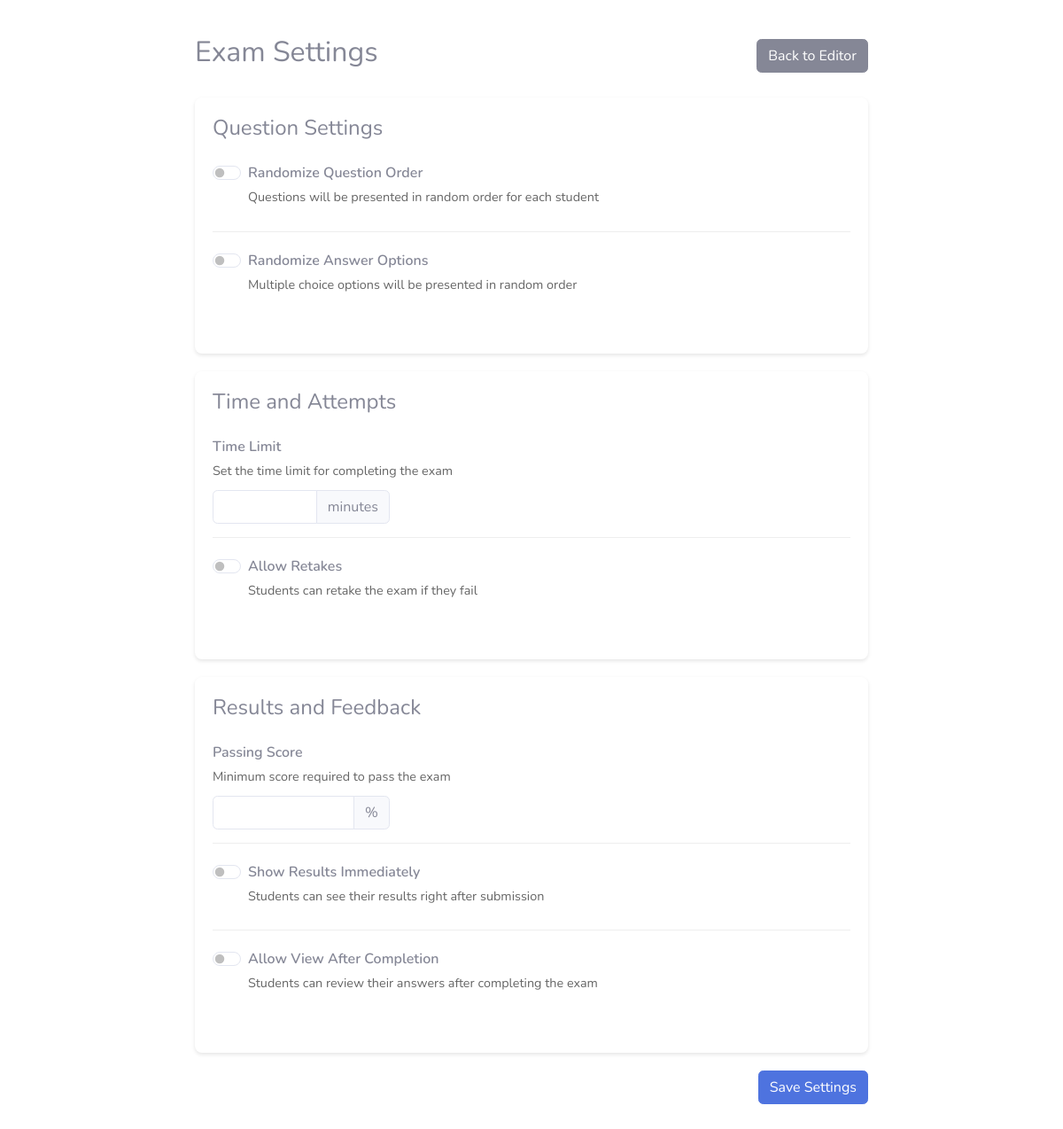
The app's page /admin/exam_settings.php?exam_id=6, older data.
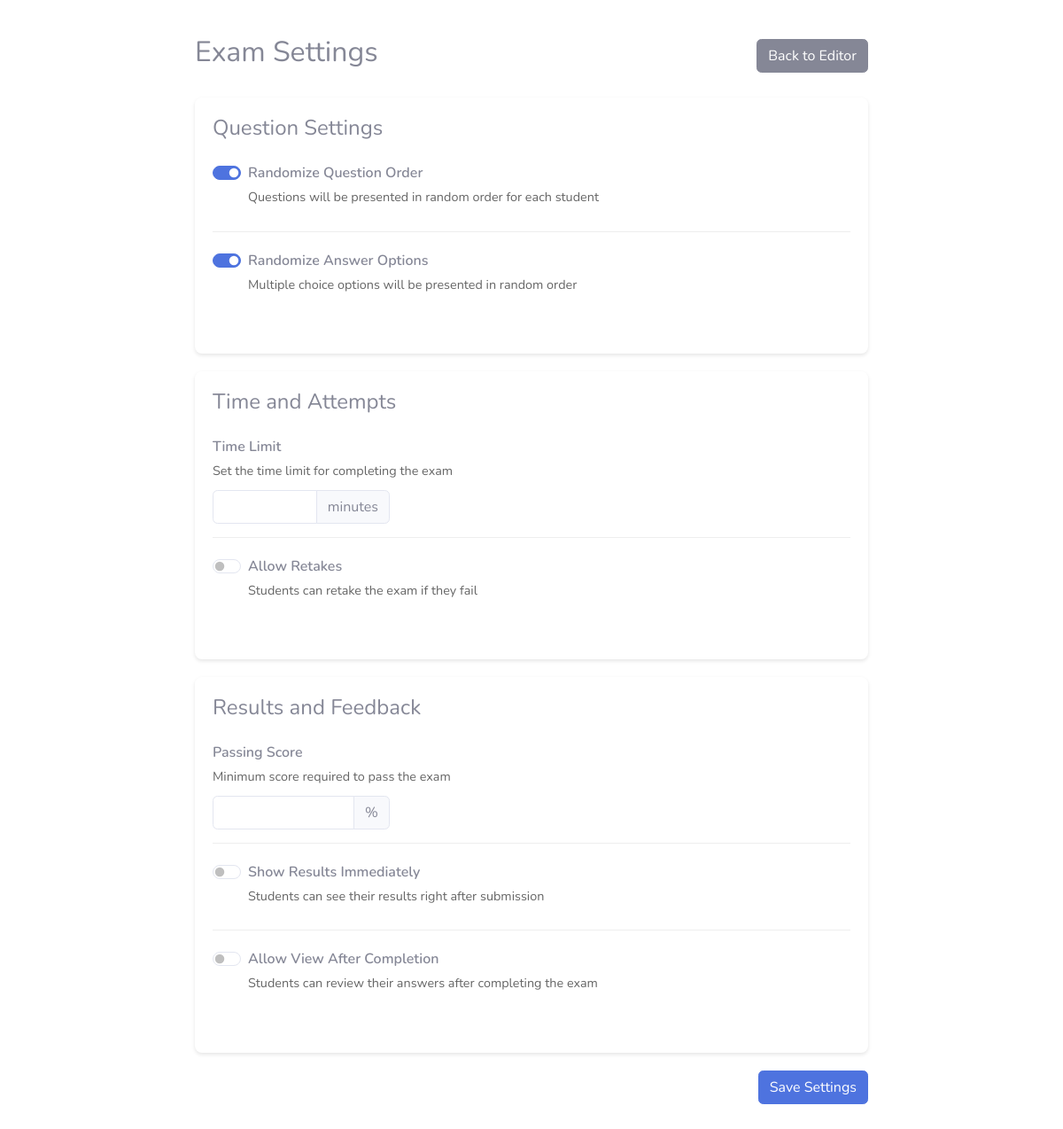
The same page, newer data.
### tables this page shows
CREATE TABLE `exam_settings` (
  `exam_id` int NOT NULL,
  `randomize_questions` tinyint(1) DEFAULT '0',
  `randomize_options` tinyint(1) DEFAULT '0',
  `allow_view_after` tinyint(1) DEFAULT '0',
  `time_limit` int DEFAULT NULL,
  `passing_score` int DEFAULT NULL,
  `show_results_immediately` tinyint(1) DEFAULT '0',
  `allow_retake` tinyint(1) DEFAULT '0',
  `max_attempts` int DEFAULT '1',
  `created_at` timestamp NULL DEFAULT CURRENT_TIMESTAMP,
  `updated_at` timestamp NULL DEFAULT CURRENT_TIMESTAMP ON UPDATE CURRENT_TIMESTAMP
);

### admin/exam_settings.php (the view, shortened to what this page needs)
<?php
include_once __DIR__ . '/../config/config.php';
$exam_id = $_GET['exam_id'] ?? null;
$stmt = $conn->prepare("
    SELECT e.*, es.*
    FROM exams e
    LEFT JOIN exam_settings es ON e.exam_id = es.exam_id
    WHERE e.exam_id = ?
");
$stmt->bind_param("i", $exam_id);
$stmt->execute();
$result = $stmt->get_result();
$exam = $result->fetch_assoc();
?>
<!DOCTYPE html>
<html lang="en">
<head>
    <link rel="stylesheet" href="assets/bootstrap/css/bootstrap.min.css">
    <link rel="stylesheet" href="assets/css/styles.min.css">
</head>
<body>
    <div class="settings-container">
        <div class="d-flex justify-content-between align-items-center mb-4">
            <h2>Exam Settings</h2>
            <a href="test2.php?exam_id=<?php echo $exam_id; ?>" class="btn btn-secondary">Back to Editor</a>
        </div>
        <form id="settingsForm" method="POST">
            <div class="settings-card">
                <h4 class="mb-4">Question Settings</h4>
                <div class="setting-group">
                    <div class="form-check form-switch">
                        <input class="form-check-input" type="checkbox" id="randomizeQuestions"
                               name="randomize_questions" <?php echo $exam['randomize_questions'] ? 'checked' : ''; ?>>
                        <label class="form-check-label" for="randomizeQuestions">
                            <div class="setting-title">Randomize Question Order</div>
                            <div class="setting-description">Questions will be presented in random order for each student</div>
                        </label>
                    </div>
                </div>
                <div class="setting-group">
                    <div class="form-check form-switch">
                        <input class="form-check-input" type="checkbox" id="randomizeOptions"
                               name="randomize_options" <?php echo $exam['randomize_options'] ? 'checked' : ''; ?>>
                        <label class="form-check-label" for="randomizeOptions">
                            <div class="setting-title">Randomize Answer Options</div>
                            <div class="setting-description">Multiple choice options will be presented in random order</div>
                        </label>
                    </div>
                </div>
            </div>
            <div class="settings-card">
                <h4 class="mb-4">Time and Attempts</h4>
                <div class="setting-group">
                    <div class="setting-title">Time Limit</div>
                    <div class="setting-description">Set the time limit for completing the exam</div>
                    <div class="input-group" style="max-width: 200px;">
                        <input type="number" class="form-control" name="time_limit"
                               value="<?php echo $exam['time_limit']; ?>" min="0">
                        <span class="input-group-text">minutes</span>
                    </div>
                </div>
                <div class="setting-group">
                    <div class="form-check form-switch">
                        <input class="form-check-input" type="checkbox" id="allowRetake"
                               name="allow_retake" <?php echo $exam['allow_retake'] ? 'checked' : ''; ?>>
                        <label class="form-check-label" for="allowRetake">
                            <div class="setting-title">Allow Retakes</div>
                            <div class="setting-description">Students can retake the exam if they fail</div>
                        </label>
                    </div>
                </div>
            </div>
            <div class="settings-card">
                <h4 class="mb-4">Results and Feedback</h4>
                <div class="setting-group">
                    <div class="setting-title">Passing Score</div>
                    <div class="setting-description">Minimum score required to pass the exam</div>
                    <div class="input-group" style="max-width: 200px;">
                        <input type="number" class="form-control" name="passing_score"
                               value="<?php echo $exam['passing_score']; ?>" min="0" max="100">
                        <span class="input-group-text">%</span>
                    </div>
                </div>
                <div class="setting-group">
                    <div class="form-check form-switch">
                        <input class="form-check-input" type="checkbox" id="showResults"
                               name="show_results_immediately" <?php echo $exam['show_results_immediately'] ? 'checked' : ''; ?>>
                        <label class="form-check-label" for="showResults">
                            <div class="setting-title">Show Results Immediately</div>
                            <div class="setting-description">Students can see their results right after submission</div>
                        </label>
                    </div>
                </div>
                <div class="setting-group">
                    <div class="form-check form-switch">
                        <input class="form-check-input" type="checkbox" id="allowViewAfter"
                               name="allow_view_after" <?php echo $exam['allow_view_after'] ? 'checked' : ''; ?>>
                        <label class="form-check-label" for="allowViewAfter">
                            <div class="setting-title">Allow View After Completion</div>
                            <div class="setting-description">Students can review their answers after completing the exam</div>
                        </label>
                    </div>
                </div>
            </div>
            <div class="d-flex justify-content-end">
                <button type="submit" class="btn btn-primary">Save Settings</button>
            </div>
        </form>
    </div>
</body>
</html>

### admin/exam_settings.php (style rules this page uses)
.settings-container { max-width: 800px; margin: 20px auto; padding: 20px; }
.settings-card { background: white; border-radius: 8px; padding: 20px; margin-bottom: 20px; box-shadow: 0 2px 4px rgba(0,0,0,0.1); }
.setting-group { margin-bottom: 20px; padding-bottom: 15px; border-bottom: 1px solid #eee; }
.setting-group:last-child { border-bottom: none; }
.form-switch { padding-left: 2.5em; }
.setting-title { font-weight: 600; margin-bottom: 5px; }
.setting-description { color: #666; font-size: 0.9em; margin-bottom: 10px; }

Row changes from the older to the newer data that the page shows:
changed exam_settings: randomize_questions "☐" → "☑"; randomize_options "☐" → "☑"
